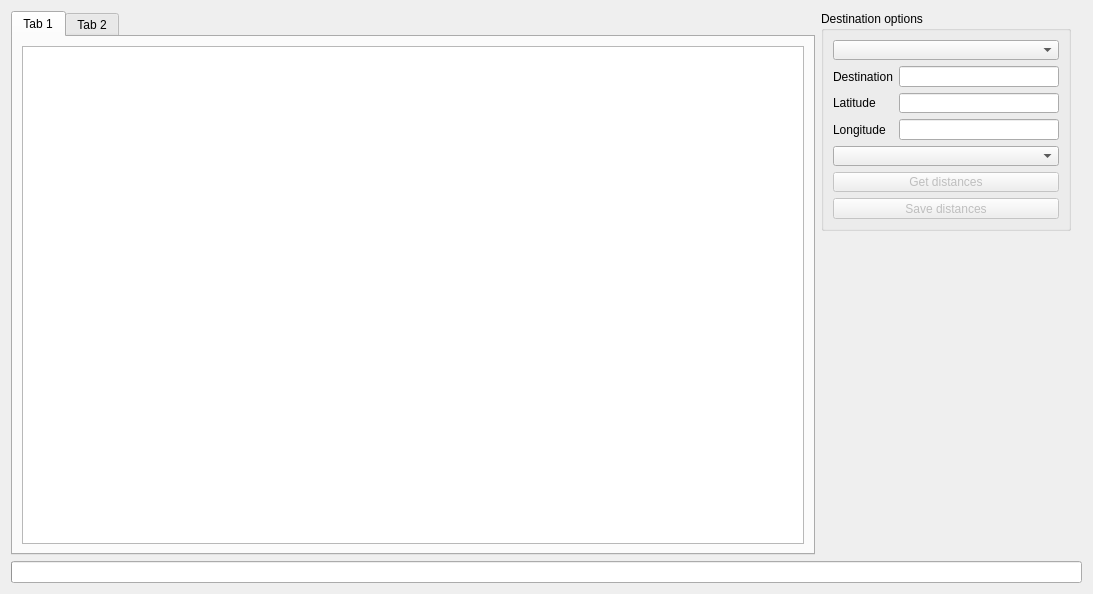
<?xml version="1.0" encoding="UTF-8"?>
<ui version="4.0">
 <class>ttWindow</class>
 <widget class="QWidget" name="ttWindow">
  <property name="geometry">
   <rect>
    <x>0</x>
    <y>0</y>
    <width>1093</width>
    <height>594</height>
   </rect>
  </property>
  <property name="windowTitle">
   <string>Distances Calculation Tool, by Will Langdale</string>
  </property>
  <layout class="QGridLayout" name="gridLayout">
   <item row="0" column="0" rowspan="4">
    <widget class="QTabWidget" name="tabWidget">
     <property name="currentIndex">
      <number>0</number>
     </property>
     <widget class="QWidget" name="tabHotels">
      <property name="minimumSize">
       <size>
        <width>800</width>
        <height>0</height>
       </size>
      </property>
      <attribute name="title">
       <string>Tab 1</string>
      </attribute>
      <layout class="QHBoxLayout" name="horizontalLayout">
       <item>
        <widget class="QTableWidget" name="listHotels">
         <attribute name="horizontalHeaderStretchLastSection">
          <bool>true</bool>
         </attribute>
         <attribute name="verticalHeaderVisible">
          <bool>false</bool>
         </attribute>
        </widget>
       </item>
      </layout>
     </widget>
     <widget class="QWidget" name="tabTheatres">
      <property name="minimumSize">
       <size>
        <width>800</width>
        <height>0</height>
       </size>
      </property>
      <attribute name="title">
       <string>Tab 2</string>
      </attribute>
      <layout class="QHBoxLayout" name="horizontalLayout_2">
       <item>
        <widget class="QTableWidget" name="listTheatres">
         <attribute name="horizontalHeaderStretchLastSection">
          <bool>true</bool>
         </attribute>
         <attribute name="verticalHeaderVisible">
          <bool>false</bool>
         </attribute>
        </widget>
       </item>
      </layout>
     </widget>
    </widget>
   </item>
   <item row="4" column="0" colspan="2">
    <widget class="QProgressBar" name="conProgress">
     <property name="value">
      <number>0</number>
     </property>
     <property name="textVisible">
      <bool>false</bool>
     </property>
    </widget>
   </item>
   <item row="0" column="1">
    <widget class="QGroupBox" name="groupDestination">
     <property name="sizePolicy">
      <sizepolicy hsizetype="Fixed" vsizetype="Fixed">
       <horstretch>0</horstretch>
       <verstretch>0</verstretch>
      </sizepolicy>
     </property>
     <property name="minimumSize">
      <size>
       <width>250</width>
       <height>220</height>
      </size>
     </property>
     <property name="maximumSize">
      <size>
       <width>250</width>
       <height>220</height>
      </size>
     </property>
     <property name="title">
      <string>Destination options</string>
     </property>
     <property name="alignment">
      <set>Qt::AlignLeading|Qt::AlignLeft|Qt::AlignTop</set>
     </property>
     <layout class="QFormLayout" name="formLayout">
      <item row="1" column="0">
       <widget class="QLabel" name="lbl_destName">
        <property name="text">
         <string>Destination</string>
        </property>
       </widget>
      </item>
      <item row="1" column="1">
       <widget class="QLineEdit" name="destName"/>
      </item>
      <item row="2" column="0">
       <widget class="QLabel" name="lbl_destLat">
        <property name="text">
         <string>Latitude</string>
        </property>
       </widget>
      </item>
      <item row="2" column="1">
       <widget class="QLineEdit" name="destLat"/>
      </item>
      <item row="3" column="0">
       <widget class="QLabel" name="lbl_destLon">
        <property name="text">
         <string>Longitude</string>
        </property>
       </widget>
      </item>
      <item row="3" column="1">
       <widget class="QLineEdit" name="destLon"/>
      </item>
      <item row="5" column="0" colspan="2">
       <widget class="QPushButton" name="gsGet">
        <property name="enabled">
         <bool>false</bool>
        </property>
        <property name="text">
         <string>Get distances</string>
        </property>
       </widget>
      </item>
      <item row="6" column="0" colspan="2">
       <widget class="QPushButton" name="gsSave">
        <property name="enabled">
         <bool>false</bool>
        </property>
        <property name="text">
         <string>Save distances</string>
        </property>
       </widget>
      </item>
      <item row="4" column="0" colspan="2">
       <widget class="QComboBox" name="gsType"/>
      </item>
      <item row="0" column="0" colspan="2">
       <widget class="QComboBox" name="destCity"/>
      </item>
     </layout>
    </widget>
   </item>
   <item row="1" column="1" rowspan="3">
    <spacer name="horizontalSpacer">
     <property name="orientation">
      <enum>Qt::Horizontal</enum>
     </property>
     <property name="sizeHint" stdset="0">
      <size>
       <width>40</width>
       <height>20</height>
      </size>
     </property>
    </spacer>
   </item>
  </layout>
 </widget>
 <resources/>
 <connections/>
</ui>
